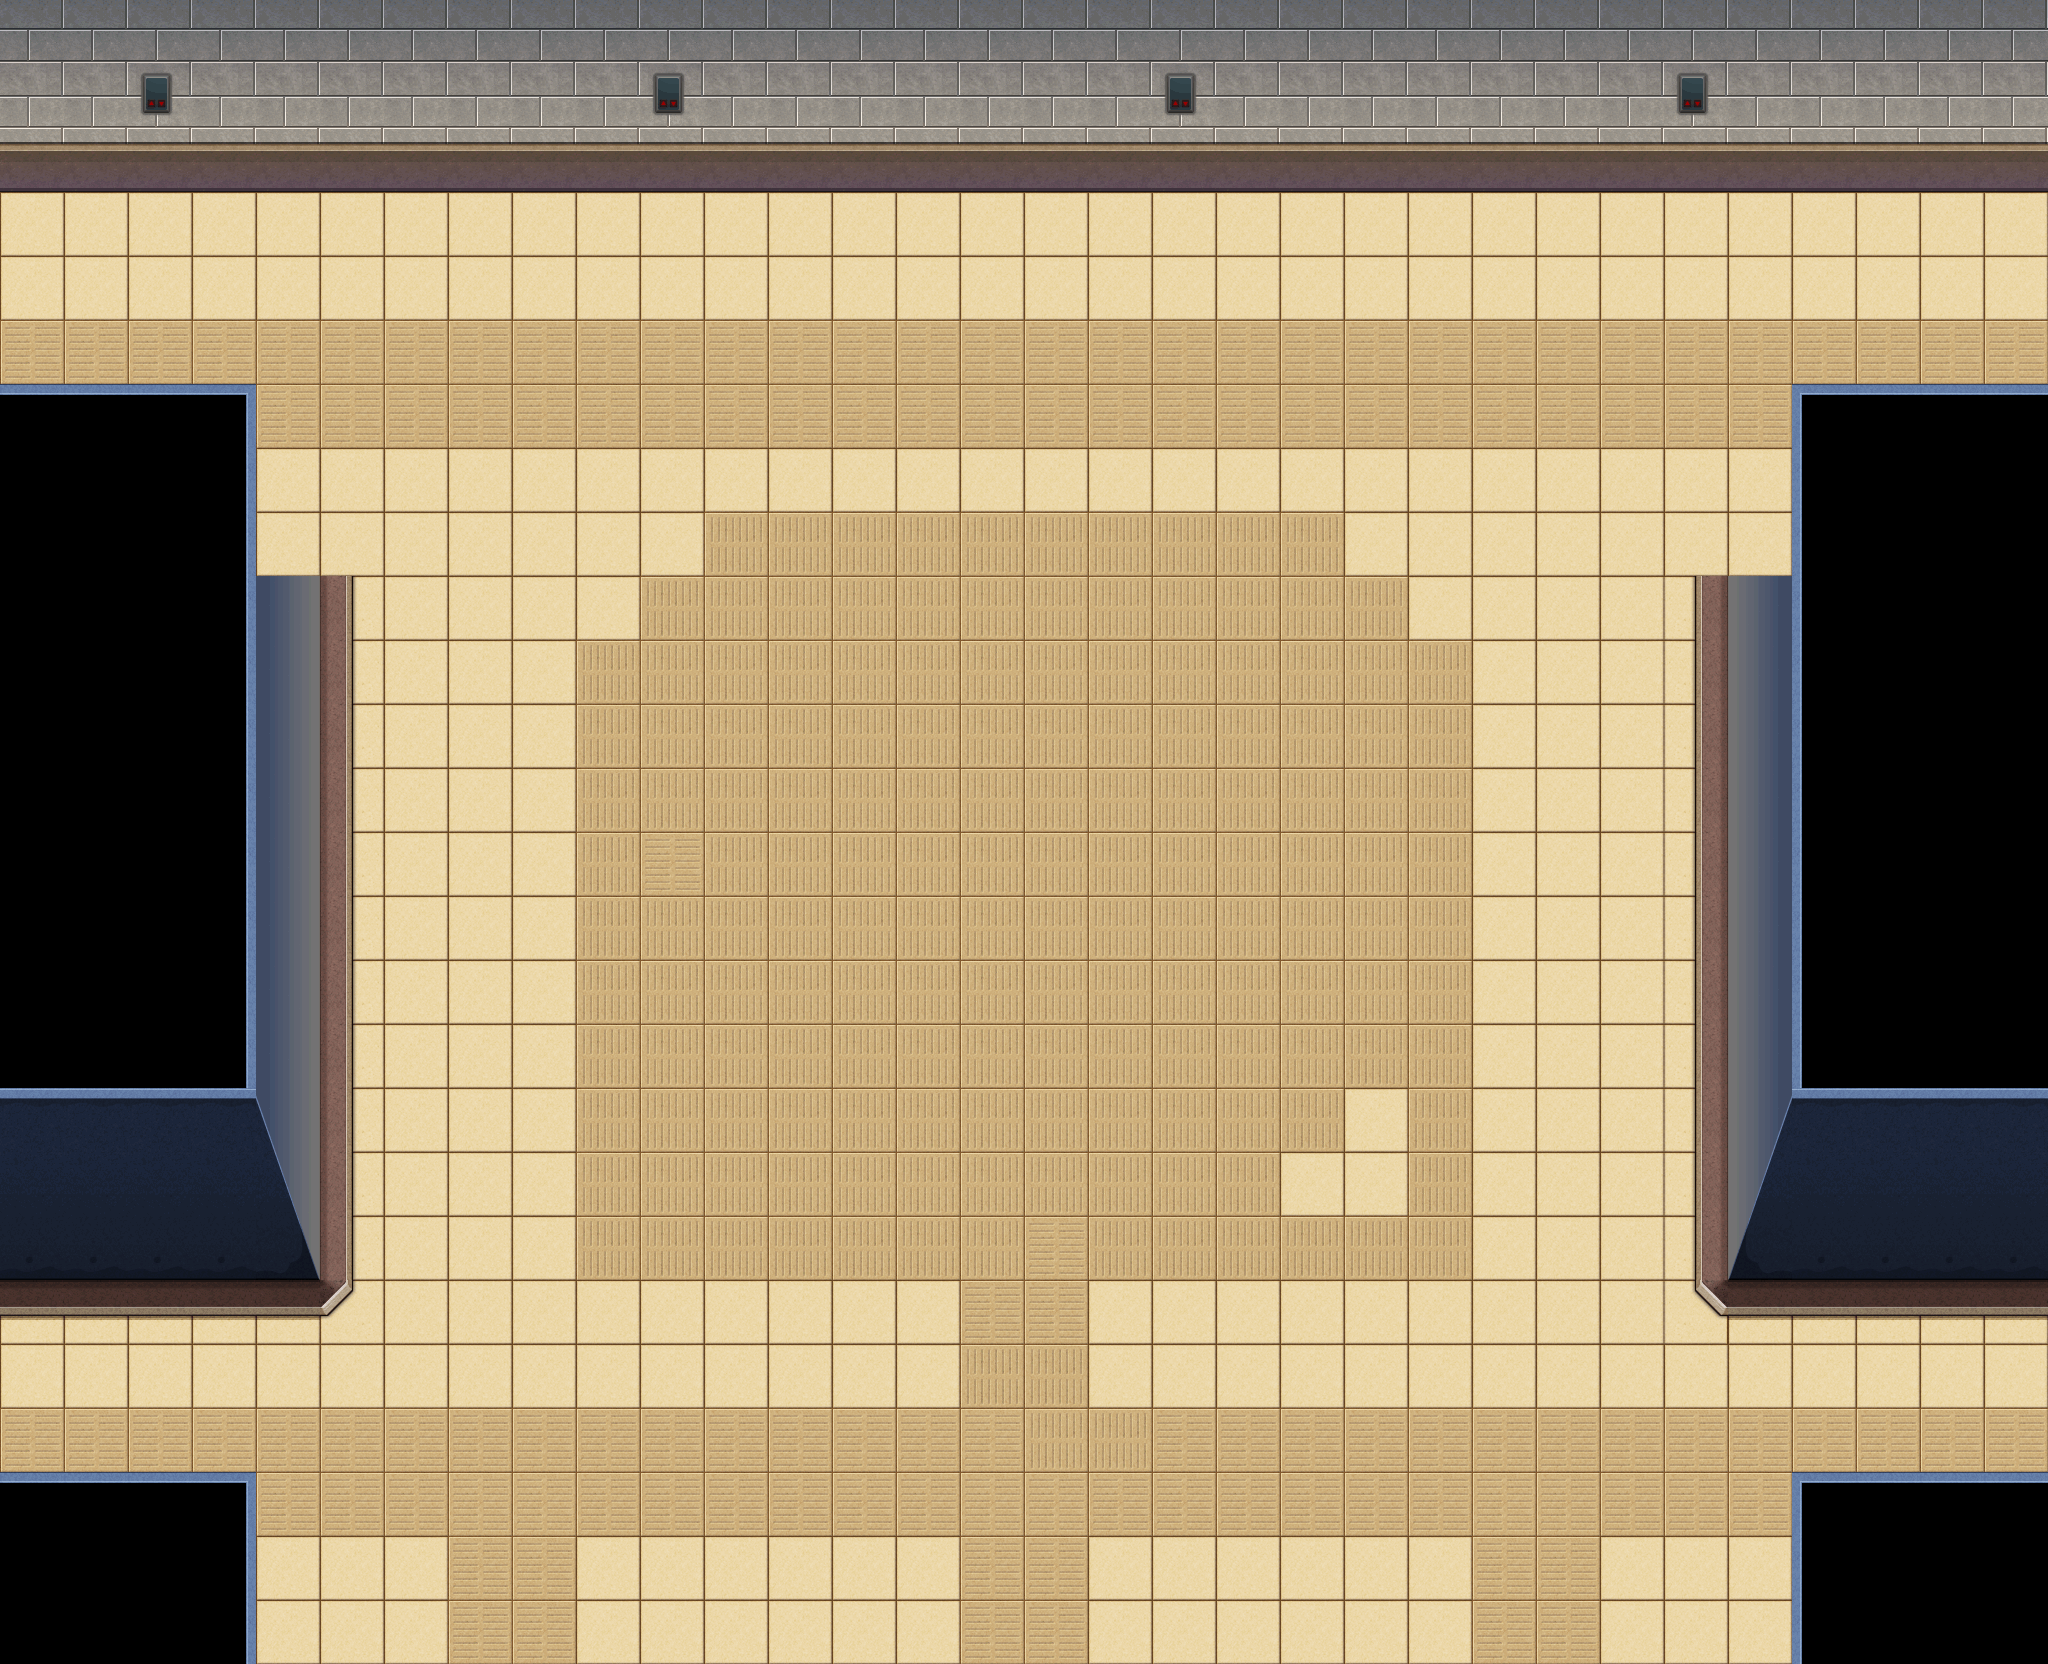

A level layout from a 2D game, rendered from its tile map. Below: a short description, then the map file with tile-grid data replaced by summaries:
An orthogonal 32x26 tile map with 64x64 px tiles, 1 tile layer (background), 33 tilesets and 94 objects (22x collide, 10x collide_bullet).

<map version="1.0" orientation="orthogonal" width="32" height="26" tilewidth="64" tileheight="64">
 <tileset firstgid="1" name="bg03" tilewidth="64" tileheight="64">
  <image source="bg03.png" width="512" height="256" />
 </tileset>
 <tileset firstgid="33" name="jianzhu3_qiang02" tilewidth="101" tileheight="192">
  <image source="jianzhu3_qiang02.png" width="101" height="192" />
 </tileset>
 <tileset firstgid="34" name="jianzhu3_qiang01" tilewidth="101" tileheight="192">
  <image source="jianzhu3_qiang01.png" width="101" height="192" />
 </tileset>
 <tileset firstgid="35" name="jianzhu3_huatai" tilewidth="129" tileheight="173">
  <image source="jianzhu3_huatai.png" width="129" height="173" />
 </tileset>
 <tileset firstgid="36" name="jianzhu3_chuang02" tilewidth="52" tileheight="386">
  <image source="jianzhu3_chuang02.png" width="52" height="386" />
 </tileset>
 <tileset firstgid="37" name="jianzhu3_chuang01" tilewidth="52" tileheight="386">
  <image source="jianzhu3_chuang01.png" width="52" height="386" />
 </tileset>
 <tileset firstgid="38" name="jianzhu3_dianti" tilewidth="172" tileheight="196">
  <image source="jianzhu3_dianti.png" width="172" height="196" />
 </tileset>
 <tileset firstgid="39" name="jianzhu3_langan01" tilewidth="223" tileheight="105">
  <image source="jianzhu3_langan01.png" width="223" height="105" />
 </tileset>
 <tileset firstgid="40" name="jianzhu3_keng01" tilewidth="293" tileheight="131">
  <image source="jianzhu3_keng01.png" width="293" height="131" />
 </tileset>
 <tileset firstgid="41" name="jianzhu3_keng02" tilewidth="152" tileheight="81">
  <image source="jianzhu3_keng02.png" width="152" height="81" />
 </tileset>
 <tileset firstgid="42" name="jianzhu3_keng03" tilewidth="102" tileheight="39">
  <image source="jianzhu3_keng03.png" width="102" height="39" />
 </tileset>
 <tileset firstgid="43" name="jianzhu3_keng04" tilewidth="52" tileheight="20">
  <image source="jianzhu3_keng04.png" width="52" height="20" />
 </tileset>
 <tileset firstgid="44" name="jianzhu3_wuzi01" tilewidth="131" tileheight="63">
  <image source="jianzhu3_wuzi01.png" width="131" height="63" />
 </tileset>
 <tileset firstgid="45" name="jianzhu3_wuzi02" tilewidth="168" tileheight="53">
  <image source="jianzhu3_wuzi02.png" width="168" height="53" />
 </tileset>
 <tileset firstgid="46" name="jianzhu3_yizi01" tilewidth="85" tileheight="229">
  <image source="jianzhu3_yizi01.png" width="85" height="229" />
 </tileset>
 <tileset firstgid="47" name="jianzhu3_yizi02" tilewidth="85" tileheight="229">
  <image source="jianzhu3_yizi02.png" width="85" height="229" />
 </tileset>
 <tileset firstgid="48" name="jianzhu3_zhuozi01" tilewidth="518" tileheight="213">
  <image source="jianzhu3_zhuozi01.png" width="518" height="213" />
 </tileset>
 <tileset firstgid="49" name="jianzhu3_zhuozi02" tilewidth="202" tileheight="256">
  <image source="jianzhu3_zhuozi02.png" width="202" height="256" />
 </tileset>
 <tileset firstgid="50" name="jianzhu3_zhuozi03" tilewidth="202" tileheight="256">
  <image source="jianzhu3_zhuozi03.png" width="202" height="256" />
 </tileset>
 <tileset firstgid="51" name="jianzhu_xuezi01" tilewidth="242" tileheight="196">
  <image source="jianzhu_xuezi01.png" width="242" height="196" />
 </tileset>
 <tileset firstgid="52" name="jianzhu_xuezi02" tilewidth="219" tileheight="141">
  <image source="jianzhu_xuezi02.png" width="219" height="141" />
 </tileset>
 <tileset firstgid="53" name="jianzhu_xuezi03" tilewidth="192" tileheight="132">
  <image source="jianzhu_xuezi03.png" width="192" height="132" />
 </tileset>
 <tileset firstgid="54" name="jianzhu_xuezi04" tilewidth="421" tileheight="156">
  <image source="jianzhu_xuezi04.png" width="421" height="156" />
 </tileset>
 <tileset firstgid="55" name="jianzhu_xuezi05" tilewidth="180" tileheight="297">
  <image source="jianzhu_xuezi05.png" width="180" height="297" />
 </tileset>
 <tileset firstgid="56" name="jianzhu_xiangzi05" tilewidth="150" tileheight="170">
  <image source="jianzhu_xiangzi05.png" width="150" height="170" />
 </tileset>
 <tileset firstgid="57" name="jianzhu_xiangzi06" tilewidth="90" tileheight="113">
  <image source="jianzhu_xiangzi06.png" width="90" height="113" />
 </tileset>
 <tileset firstgid="58" name="jianzhu_xiangzi02" tilewidth="122" tileheight="126">
  <image source="jianzhu_xiangzi02.png" width="122" height="126" />
 </tileset>
 <tileset firstgid="59" name="jianzhu_xiangzi03" tilewidth="122" tileheight="76">
  <image source="jianzhu_xiangzi03.png" width="122" height="76" />
 </tileset>
 <tileset firstgid="60" name="jianzhu2_xiangzi0" tilewidth="192" tileheight="168">
  <image source="jianzhu2_xiangzi0.png" width="192" height="168" />
 </tileset>
 <tileset firstgid="61" name="jianzhu_xiangzi04" tilewidth="183" tileheight="126">
  <image source="jianzhu_xiangzi04.png" width="183" height="126" />
 </tileset>
 <tileset firstgid="62" name="jianzhu_xiangzi01" tilewidth="71" tileheight="80">
  <image source="jianzhu_xiangzi01.png" width="71" height="80" />
 </tileset>
 <tileset firstgid="63" name="jianzhu_xiangzi07" tilewidth="92" tileheight="112">
  <image source="jianzhu_xiangzi07.png" width="92" height="112" />
 </tileset>
 <tileset firstgid="64" name="jianzhu_qiang01" tilewidth="92" tileheight="54">
  <image source="jianzhu_qiang01.png" width="92" height="54" />
 </tileset>
 <layer name="background" width="32" height="26">
  <data>[832 cells, 832 non-empty, 29 distinct tile ids]</data>
 </layer>
 <objectgroup name="right" width="32" height="26">
  <properties>
   <property name="buildlayer" value="1" />
   <property name="filename" value="jianzhu3_qiang02.png" />
  </properties>
  <object gid="33" x="1691" y="576">
   <properties>
    <property name="groundZ" value="1" />
   </properties>
  </object>
  <object gid="33" x="1691" y="1665">
   <properties>
    <property name="groundZ" value="1" />
   </properties>
  </object>
 </objectgroup>
 <objectgroup name="left" width="32" height="26">
  <properties>
   <property name="buildlayer" value="1" />
   <property name="filename" value="jianzhu3_qiang01.png" />
  </properties>
  <object gid="34" x="256" y="577">
   <properties>
    <property name="groundZ" value="1" />
   </properties>
  </object>
  <object gid="34" x="256" y="1664">
   <properties>
    <property name="groundZ" value="1" />
   </properties>
  </object>
 </objectgroup>
 <objectgroup name="flower" width="32" height="26">
  <properties>
   <property name="filename" value="jianzhu3_huatai.png" />
   <property name="groundlayer" value="1" />
  </properties>
  <object gid="35" x="676" y="1720">
   <properties>
    <property name="groundZ" value="1" />
   </properties>
  </object>
  <object gid="35" x="1253" y="1723">
   <properties>
    <property name="groundZ" value="1" />
   </properties>
  </object>
 </objectgroup>
 <objectgroup name="rightboli" width="32" height="26">
  <properties>
   <property name="filename" value="jianzhu3_chuang02.png" />
   <property name="groundlayer" value="1" />
  </properties>
  <object gid="36" x="1734" y="856">
   <properties>
    <property name="groundZ" value="2" />
   </properties>
  </object>
  <object gid="36" x="1733" y="1175">
   <properties>
    <property name="groundZ" value="2" />
   </properties>
  </object>
 </objectgroup>
 <objectgroup name="rightdoor" width="32" height="26">
  <properties>
   <property name="filename" value="jianzhu3_chuang02.png" />
   <property name="groundlayer" value="1" />
  </properties>
 </objectgroup>
 <objectgroup name="rightdooropen" width="32" height="26">
  <properties>
   <property name="filename" value="jianzhu3_men04.png" />
   <property name="groundlayer" value="1" />
  </properties>
 </objectgroup>
 <objectgroup name="leftdoor" width="32" height="26">
  <properties>
   <property name="filename" value="jianzhu3_men01.png" />
   <property name="groundlayer" value="1" />
  </properties>
 </objectgroup>
 <objectgroup name="leftdooropen" width="32" height="26">
  <properties>
   <property name="filename" value="jianzhu3_men03.png" />
   <property name="groundlayer" value="1" />
  </properties>
 </objectgroup>
 <objectgroup name="leftboli" width="32" height="26">
  <properties>
   <property name="filename" value="jianzhu3_chuang01.png" />
   <property name="groundlayer" value="1" />
  </properties>
  <object gid="37" x="261" y="854">
   <properties>
    <property name="groundZ" value="2" />
   </properties>
  </object>
  <object gid="37" x="262" y="1173">
   <properties>
    <property name="groundZ" value="2" />
   </properties>
  </object>
 </objectgroup>
 <objectgroup name="door" width="32" height="26">
  <properties>
   <property name="filename" value="jianzhu3_dianti.png" />
   <property name="groundlayer" value="1" />
  </properties>
  <object gid="38" x="198" y="218" />
  <object gid="38" x="712" y="217" />
  <object gid="38" x="1227" y="218" />
  <object gid="38" x="1744" y="219" />
 </objectgroup>
 <objectgroup name="keng1" width="32" height="26">
  <properties>
   <property name="filename" value="jianzhu3_keng01.png" />
   <property name="groundlayer" value="1" />
  </properties>
  <object gid="40" x="463" y="439" />
  <object gid="40" x="1295" y="1461" />
 </objectgroup>
 <objectgroup name="keng2" width="32" height="26">
  <properties>
   <property name="filename" value="jianzhu3_keng02.png" />
   <property name="groundlayer" value="1" />
  </properties>
  <object gid="41" x="1050" y="923" />
  <object gid="41" x="1434" y="475" />
  <object gid="41" x="538" y="1372" />
 </objectgroup>
 <objectgroup name="keng3" width="32" height="26">
  <properties>
   <property name="filename" value="jianzhu3_keng03.png" />
   <property name="groundlayer" value="1" />
  </properties>
  <object gid="42" x="901" y="1149" />
 </objectgroup>
 <objectgroup name="keng4" width="32" height="26">
  <properties>
   <property name="filename" value="jianzhu3_keng04.png" />
   <property name="groundlayer" value="1" />
  </properties>
  <object gid="43" x="559" y="749" />
 </objectgroup>
 <objectgroup name="wuzi1" width="32" height="26">
  <properties>
   <property name="filename" value="jianzhu3_wuzi01.png" />
   <property name="groundlayer" value="1" />
  </properties>
  <object gid="44" x="1499" y="49" />
 </objectgroup>
 <objectgroup name="wuzi2" width="32" height="26">
  <properties>
   <property name="filename" value="jianzhu3_wuzi02.png" />
   <property name="groundlayer" value="1" />
  </properties>
  <object gid="45" x="502" y="49" />
 </objectgroup>
 <objectgroup name="chairleft" width="32" height="26">
  <properties>
   <property name="filename" value="jianzhu3_yizi01.png" />
   <property name="groundlayer" value="1" />
  </properties>
  <object gid="46" x="301" y="855">
   <properties>
    <property name="groundZ" value="3" />
   </properties>
  </object>
  <object gid="46" x="302" y="1142">
   <properties>
    <property name="groundZ" value="3" />
   </properties>
  </object>
 </objectgroup>
 <objectgroup name="chairright" width="32" height="26">
  <properties>
   <property name="filename" value="jianzhu3_yizi01.png" />
   <property name="groundlayer" value="1" />
  </properties>
  <object gid="47" x="1661" y="844">
   <properties>
    <property name="groundZ" value="3" />
   </properties>
  </object>
  <object gid="47" x="1660" y="1159">
   <properties>
    <property name="groundZ" value="3" />
   </properties>
  </object>
 </objectgroup>
 <objectgroup name="deskbig" width="32" height="26">
  <properties>
   <property name="buildlayer" value="1" />
   <property name="filename" value="jianzhu3_zhuozi01.png" />
  </properties>
  <object gid="48" x="765" y="718" />
 </objectgroup>
 <objectgroup name="deskleft" width="32" height="26">
  <properties>
   <property name="filename" value="jianzhu3_zhuozi02.png" />
   <property name="groundlayer" value="1" />
  </properties>
  <object gid="49" x="639" y="1223">
   <properties>
    <property name="groundZ" value="1" />
   </properties>
  </object>
 </objectgroup>
 <objectgroup name="deskright" width="32" height="26">
  <properties>
   <property name="filename" value="jianzhu3_zhuozi03.png" />
   <property name="groundlayer" value="1" />
  </properties>
  <object gid="50" x="1205" y="1223">
   <properties>
    <property name="groundZ" value="1" />
   </properties>
  </object>
 </objectgroup>
 <objectgroup name="warning" width="32" height="26">
  <properties>
   <property name="filename" value="jianzhu3_langan01.png" />
   <property name="groundlayer" value="1" />
  </properties>
  <object gid="39" x="1554" y="1711">
   <properties>
    <property name="groundZ" value="3" />
   </properties>
  </object>
  <object gid="39" x="888" y="220">
   <properties>
    <property name="groundZ" value="1" />
   </properties>
  </object>
  <object gid="39" x="1917" y="215">
   <properties>
    <property name="groundZ" value="3" />
   </properties>
  </object>
  <object gid="39" x="217" y="238">
   <properties>
    <property name="groundZ" value="3" />
   </properties>
  </object>
  <object gid="39" x="627" y="1274">
   <properties>
    <property name="groundZ" value="3" />
   </properties>
  </object>
  <object gid="39" x="-23" y="1312">
   <properties>
    <property name="groundZ" value="1" />
   </properties>
  </object>
 </objectgroup>
 <objectgroup name="blood1" width="32" height="26">
  <properties>
   <property name="filename" value="jianzhu_xuezi01.png" />
   <property name="groundlayer" value="1" />
  </properties>
  <object gid="51" x="794" y="960" />
  <object gid="51" x="-56" y="378">
   <properties>
    <property name="groundZ" value="1" />
   </properties>
  </object>
 </objectgroup>
 <objectgroup name="blood2" width="32" height="26">
  <properties>
   <property name="filename" value="jianzhu_xuezi02.png" />
   <property name="groundlayer" value="1" />
  </properties>
  <object gid="52" x="408" y="1711">
   <properties>
    <property name="groundZ" value="1" />
   </properties>
  </object>
  <object gid="52" x="452" y="646">
   <properties>
    <property name="groundZ" value="1" />
   </properties>
  </object>
 </objectgroup>
 <objectgroup name="blood3" width="32" height="26">
  <properties>
   <property name="filename" value="jianzhu_xuezi03.png" />
   <property name="groundlayer" value="1" />
  </properties>
  <object gid="53" x="1366" y="635">
   <properties>
    <property name="groundZ" value="1" />
   </properties>
  </object>
  <object gid="53" x="1052" y="360">
   <properties>
    <property name="groundZ" value="1" />
   </properties>
  </object>
  <object gid="53" x="396" y="1290">
   <properties>
    <property name="groundZ" value="1" />
   </properties>
  </object>
 </objectgroup>
 <objectgroup name="blood4" width="32" height="26">
  <properties>
   <property name="filename" value="jianzhu_xuezi04.png" />
   <property name="groundlayer" value="1" />
  </properties>
  <object gid="54" x="1727" y="379" />
  <object gid="54" x="1790" y="1464" />
 </objectgroup>
 <objectgroup name="blood5" width="32" height="26">
  <properties>
   <property name="filename" value="jianzhu_xuezi05.png" />
   <property name="groundlayer" value="1" />
  </properties>
  <object gid="55" x="931" y="1776" />
  <object gid="55" x="1487" y="1015" />
 </objectgroup>
 <objectgroup name="blackboxb" width="32" height="26">
  <properties>
   <property name="filename" value="jianzhu_xiangzi05.png" />
   <property name="groundlayer" value="1" />
  </properties>
  <object gid="56" x="-2" y="1399">
   <properties>
    <property name="groundZ" value="2" />
   </properties>
  </object>
  <object gid="56" x="1236" y="297">
   <properties>
    <property name="groundZ" value="1" />
   </properties>
  </object>
 </objectgroup>
 <objectgroup name="blackboxs" width="32" height="26">
  <properties>
   <property name="filename" value="jianzhu_xiangzi06.png" />
   <property name="groundlayer" value="1" />
  </properties>
  <object gid="57" x="-9" y="1471">
   <properties>
    <property name="groundZ" value="3" />
   </properties>
  </object>
 </objectgroup>
 <objectgroup name="greenboxb" width="32" height="26">
  <properties>
   <property name="filename" value="jianzhu_xiangzi02.png" />
   <property name="groundlayer" value="1" />
  </properties>
  <object gid="58" x="-9" y="238">
   <properties>
    <property name="groundZ" value="3" />
   </properties>
  </object>
 </objectgroup>
 <objectgroup name="greenboxs" width="32" height="26">
  <properties>
   <property name="filename" value="jianzhu_xiangzi03.png" />
   <property name="groundlayer" value="1" />
  </properties>
  <object gid="59" x="1220" y="1266">
   <properties>
    <property name="groundZ" value="3" />
   </properties>
  </object>
  <object gid="59" x="973" y="258">
   <properties>
    <property name="groundZ" value="3" />
   </properties>
  </object>
 </objectgroup>
 <objectgroup name="greenbox2" width="32" height="26">
  <properties>
   <property name="filename" value="jianzhu2_xiangzi0.png" />
   <property name="groundlayer" value="1" />
  </properties>
  <object gid="60" x="1092" y="310">
   <properties>
    <property name="groundZ" value="3" />
   </properties>
  </object>
 </objectgroup>
 <objectgroup name="mutouboxb" width="32" height="26">
  <properties>
   <property name="filename" value="jianzhu_xiangzi04.png" />
   <property name="groundlayer" value="1" />
  </properties>
  <object gid="61" x="1392" y="1732">
   <properties>
    <property name="groundZ" value="2" />
   </properties>
  </object>
  <object gid="61" x="438" y="244">
   <properties>
    <property name="groundZ" value="2" />
   </properties>
  </object>
 </objectgroup>
 <objectgroup name="mutouboxs" width="32" height="26">
  <properties>
   <property name="filename" value="jianzhu_xiangzi01.png" />
   <property name="groundlayer" value="1" />
  </properties>
  <object gid="62" x="79" y="1451">
   <properties>
    <property name="groundZ" value="3" />
   </properties>
  </object>
 </objectgroup>
 <objectgroup name="qiangxieM16" width="32" height="26">
  <properties>
   <property name="filename" value="jianzhu_xiangzi07.png" />
   <property name="groundlayer" value="1" />
  </properties>
  <object gid="63" x="21" y="1342">
   <properties>
    <property name="groundZ" value="10" />
   </properties>
  </object>
  <object gid="63" x="1257" y="240">
   <properties>
    <property name="groundZ" value="10" />
   </properties>
  </object>
  <object gid="63" x="472" y="227">
   <properties>
    <property name="groundZ" value="10" />
   </properties>
  </object>
 </objectgroup>
 <objectgroup name="qiangxieSVD" width="32" height="26">
  <properties>
   <property name="filename" value="jianzhu_qiang01.png" />
   <property name="groundlayer" value="1" />
  </properties>
  <object gid="64" x="1238" y="1242">
   <properties>
    <property name="groundZ" value="10" />
   </properties>
  </object>
  <object gid="64" x="989" y="234">
   <properties>
    <property name="groundZ" value="10" />
   </properties>
  </object>
 </objectgroup>
 <objectgroup name="collide_people" width="32" height="26" visible="0">
  <object type="collide" x="-57" y="118" width="671" height="124" />
  <object type="collide" x="449" y="79" width="1749" height="123" />
  <object type="collide" x="968" y="133" width="414" height="117" />
  <object type="collide" x="1180" y="196" width="202" height="103" />
  <object type="collide" x="765" y="543" width="520" height="178" />
  <object type="collide" x="-34" y="396" width="358" height="887" />
  <object type="collide" x="300" y="654" width="86" height="478" />
  <object type="collide" x="39" y="1246" width="110" height="258" />
  <object type="collide" x="133" y="1488" width="194" height="246" />
  <object type="collide" x="673" y="1556" width="133" height="135" />
  </objectgroup>
 <objectgroup name="collide_bullet" width="32" height="26" visible="0">
  <!-- 10 objects omitted --></objectgroup>
</map>
<!-- 22 of 94 objects omitted -->
